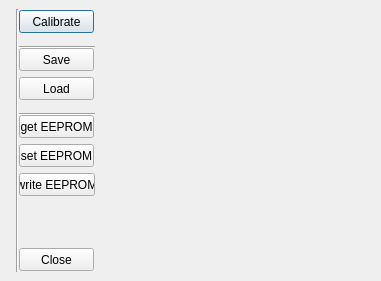
<?xml version="1.0" encoding="UTF-8"?>
<ui version="4.0">
 <class>MainDialog</class>
 <widget class="QDialog" name="MainDialog">
  <property name="geometry">
   <rect>
    <x>0</x>
    <y>0</y>
    <width>381</width>
    <height>281</height>
   </rect>
  </property>
  <property name="windowTitle">
   <string>Calibration</string>
  </property>
  <widget class="Line" name="vline">
   <property name="geometry">
    <rect>
     <x>9</x>
     <y>9</y>
     <width>16</width>
     <height>263</height>
    </rect>
   </property>
   <property name="orientation">
    <enum>Qt::Vertical</enum>
   </property>
  </widget>
  <widget class="QPushButton" name="pbCalibrate">
   <property name="geometry">
    <rect>
     <x>19</x>
     <y>10</y>
     <width>75</width>
     <height>23</height>
    </rect>
   </property>
   <property name="text">
    <string>Calibrate</string>
   </property>
  </widget>
  <widget class="Line" name="hline_2">
   <property name="geometry">
    <rect>
     <x>19</x>
     <y>39</y>
     <width>76</width>
     <height>16</height>
    </rect>
   </property>
   <property name="orientation">
    <enum>Qt::Horizontal</enum>
   </property>
  </widget>
  <widget class="QPushButton" name="pbSave">
   <property name="geometry">
    <rect>
     <x>19</x>
     <y>48</y>
     <width>75</width>
     <height>23</height>
    </rect>
   </property>
   <property name="text">
    <string>Save</string>
   </property>
  </widget>
  <widget class="QPushButton" name="pbLoad">
   <property name="geometry">
    <rect>
     <x>19</x>
     <y>77</y>
     <width>75</width>
     <height>23</height>
    </rect>
   </property>
   <property name="text">
    <string>Load</string>
   </property>
  </widget>
  <widget class="Line" name="hline">
   <property name="geometry">
    <rect>
     <x>19</x>
     <y>106</y>
     <width>76</width>
     <height>16</height>
    </rect>
   </property>
   <property name="orientation">
    <enum>Qt::Horizontal</enum>
   </property>
  </widget>
  <widget class="QPushButton" name="pbGetEeprom">
   <property name="geometry">
    <rect>
     <x>19</x>
     <y>115</y>
     <width>75</width>
     <height>23</height>
    </rect>
   </property>
   <property name="text">
    <string>get EEPROM</string>
   </property>
  </widget>
  <widget class="QPushButton" name="pbSetEeprom">
   <property name="geometry">
    <rect>
     <x>19</x>
     <y>144</y>
     <width>75</width>
     <height>23</height>
    </rect>
   </property>
   <property name="text">
    <string>set EEPROM</string>
   </property>
  </widget>
  <widget class="QPushButton" name="pbWriteEeprom">
   <property name="geometry">
    <rect>
     <x>19</x>
     <y>173</y>
     <width>76</width>
     <height>23</height>
    </rect>
   </property>
   <property name="text">
    <string>write EEPROM</string>
   </property>
  </widget>
  <widget class="QPushButton" name="pbClose">
   <property name="geometry">
    <rect>
     <x>19</x>
     <y>248</y>
     <width>75</width>
     <height>23</height>
    </rect>
   </property>
   <property name="text">
    <string>Close</string>
   </property>
  </widget>
 </widget>
 <tabstops>
  <tabstop>pbCalibrate</tabstop>
 </tabstops>
 <resources/>
 <connections>
  <connection>
   <sender>pbClose</sender>
   <signal>clicked()</signal>
   <receiver>MainDialog</receiver>
   <slot>accept()</slot>
   <hints>
    <hint type="sourcelabel">
     <x>370</x>
     <y>270</y>
    </hint>
    <hint type="destinationlabel">
     <x>337</x>
     <y>275</y>
    </hint>
   </hints>
  </connection>
 </connections>
</ui>
